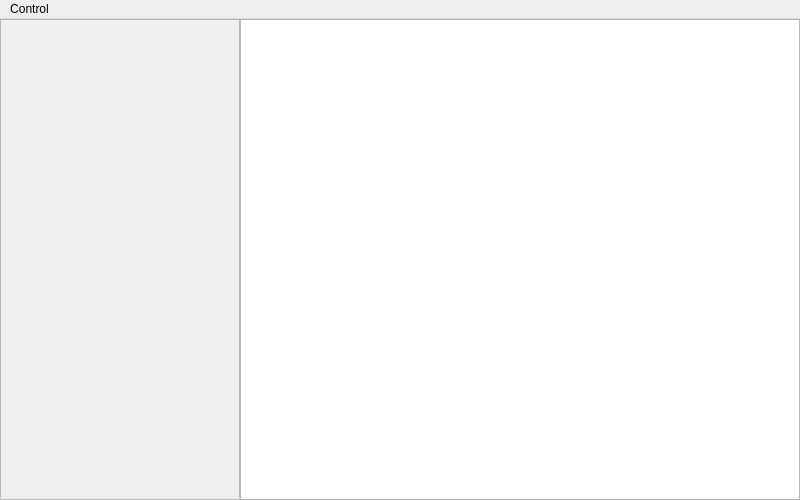
<?xml version="1.0" encoding="UTF-8"?>
<ui version="4.0">
 <class>OfbMainWindowDesign</class>
 <widget class="QMainWindow" name="OfbMainWindowDesign">
  <property name="geometry">
   <rect>
    <x>0</x>
    <y>0</y>
    <width>800</width>
    <height>500</height>
   </rect>
  </property>
  <property name="sizePolicy">
   <sizepolicy hsizetype="Fixed" vsizetype="Fixed">
    <horstretch>0</horstretch>
    <verstretch>0</verstretch>
   </sizepolicy>
  </property>
  <property name="minimumSize">
   <size>
    <width>700</width>
    <height>400</height>
   </size>
  </property>
  <property name="windowTitle">
   <string>OpenFreebuds</string>
  </property>
  <property name="styleSheet">
   <string notr="true">#body_content {
background-color: palette(base);
}</string>
  </property>
  <widget class="QWidget" name="centralwidget">
   <layout class="QHBoxLayout" name="horizontalLayout">
    <property name="spacing">
     <number>0</number>
    </property>
    <property name="leftMargin">
     <number>0</number>
    </property>
    <property name="topMargin">
     <number>0</number>
    </property>
    <property name="rightMargin">
     <number>0</number>
    </property>
    <property name="bottomMargin">
     <number>0</number>
    </property>
    <item>
     <widget class="QScrollArea" name="tabs_list">
      <property name="minimumSize">
       <size>
        <width>240</width>
        <height>0</height>
       </size>
      </property>
      <property name="maximumSize">
       <size>
        <width>240</width>
        <height>16777215</height>
       </size>
      </property>
      <property name="widgetResizable">
       <bool>true</bool>
      </property>
      <widget class="QWidget" name="tabs_list_content">
       <property name="geometry">
        <rect>
         <x>0</x>
         <y>0</y>
         <width>238</width>
         <height>476</height>
        </rect>
       </property>
      </widget>
     </widget>
    </item>
    <item>
     <widget class="QScrollArea" name="body">
      <property name="autoFillBackground">
       <bool>false</bool>
      </property>
      <property name="styleSheet">
       <string notr="true"/>
      </property>
      <property name="widgetResizable">
       <bool>true</bool>
      </property>
      <widget class="QWidget" name="body_content">
       <property name="geometry">
        <rect>
         <x>0</x>
         <y>0</y>
         <width>558</width>
         <height>476</height>
        </rect>
       </property>
       <property name="sizePolicy">
        <sizepolicy hsizetype="Preferred" vsizetype="Preferred">
         <horstretch>0</horstretch>
         <verstretch>0</verstretch>
        </sizepolicy>
       </property>
       <property name="autoFillBackground">
        <bool>false</bool>
       </property>
      </widget>
     </widget>
    </item>
   </layout>
  </widget>
  <widget class="QMenuBar" name="menubar">
   <property name="geometry">
    <rect>
     <x>0</x>
     <y>0</y>
     <width>800</width>
     <height>22</height>
    </rect>
   </property>
   <widget class="QMenu" name="menuControl">
    <property name="title">
     <string>Control</string>
    </property>
    <addaction name="actionExit"/>
   </widget>
   <addaction name="menuControl"/>
  </widget>
  <action name="actionExit">
   <property name="text">
    <string>Exit</string>
   </property>
  </action>
 </widget>
 <resources/>
 <connections>
  <connection>
   <sender>actionExit</sender>
   <signal>triggered()</signal>
   <receiver>OfbMainWindowDesign</receiver>
   <slot>on_exit()</slot>
   <hints>
    <hint type="sourcelabel">
     <x>-1</x>
     <y>-1</y>
    </hint>
    <hint type="destinationlabel">
     <x>399</x>
     <y>249</y>
    </hint>
   </hints>
  </connection>
 </connections>
 <slots>
  <slot>on_exit()</slot>
 </slots>
</ui>
